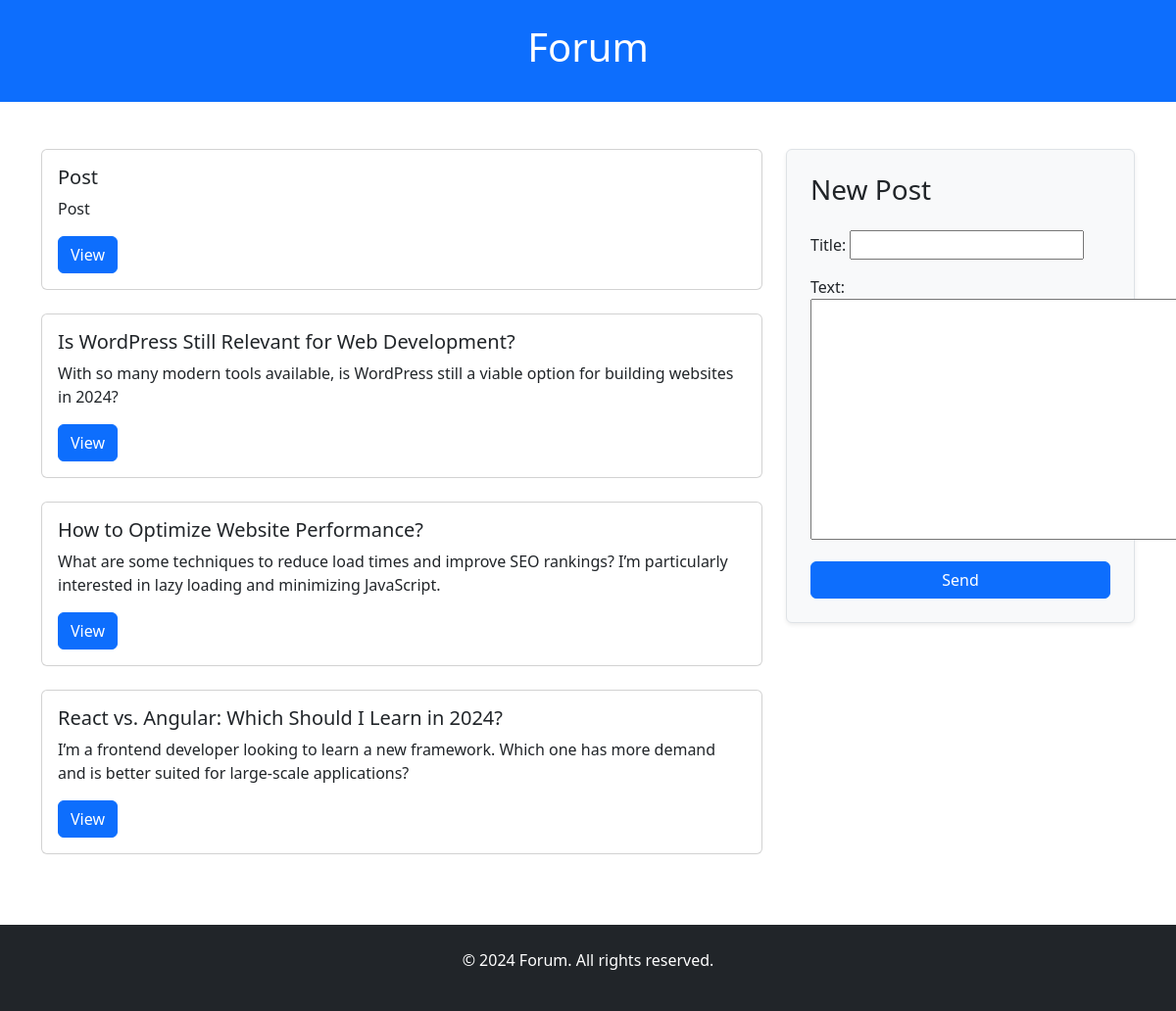
Screenshot of /forum/2/ (signed in) with the database file from the repository.
### forum/models.py (models this page shows, shortened)
class Post(models.Model):
    title = models.CharField(max_length=255)
    text = models.TextField()
    created_at = models.DateTimeField(auto_now_add=True)
    branch = models.ForeignKey(Branch, on_delete=models.CASCADE)
    author = models.ForeignKey(User, on_delete=models.CASCADE)
    views = models.PositiveIntegerField(default=0)

### forum/views.py (the view)
# urls.py: path('<int:branch_id>/', views.show_all_posts, name='posts'),
@login_required
def show_all_posts(request, branch_id):
    if request.method == 'POST':
        form = PostForm(request.POST)
        if form.is_valid():
            post = form.save(commit=False)
            post.author = request.user
            post.branch = Branch.objects.get(id=branch_id)
            post.save()
            return redirect('post', post_id=post.id)
    else:
        form = PostForm()
    branch = Branch.objects.get(id=branch_id)
    posts = Post.objects.filter(branch=branch).order_by('-created_at')
    return render(request, 'forum/list_posts.html', {'posts': posts, 'form': form})

### forum/forms.py
class PostForm(forms.ModelForm):
    class Meta:
        model = Post
        fields = ['title', 'text']

### forum/templates/forum/list_posts.html (shortened to what this page needs)
<!DOCTYPE html>
<html lang="en">
<head>
    <link href="https://cdn.jsdelivr.net/npm/bootstrap@5.3.2/dist/css/bootstrap.min.css" rel="stylesheet">
</head>
<body>
    <header class="bg-primary text-white py-4">
        <div class="container text-center">
            <h1>Forum</h1>
        </div>
    </header>
    <div class="wrapper">
        <main class="container my-5 content">
            <div class="row">
                <div class="col-md-8">
                    <div class="row">
                        {% for post in posts %}
                            <div class="col-md-12 mb-4">
                                <div class="card h-100">
                                    <div class="card-body">
                                        <h5 class="card-title">{{ post.title }}</h5>
                                        <p class="card-text">{{ post.text|truncatewords:30 }}</p>
                                        <a href="{% url 'post' post.id %}" class="btn btn-primary">View</a>
                                    </div>
                                </div>
                            </div>
                        {% endfor %}
                    </div>
                </div>
                <div class="col-md-4">
                    <div class="sticky-form">
                        <form method="post" action="#" class="p-4 border rounded shadow-sm bg-light">
                            <h3 class="mb-4">New Post</h3>
                            {{ form.as_p }}
                            <button type="submit" class="btn btn-primary w-100">Send</button>
                        </form>
                    </div>
                </div>
            </div>
        </main>
        <footer class="bg-dark text-white py-4 mt-auto">
            <div class="container text-center">
                <p>&copy; 2024 Forum. All rights reserved.</p>
            </div>
        </footer>
    </div>
</body>
</html>

### forum/templates/forum/list_posts.html (style rules this page uses)
html, body { height: 100%; margin: 0; }
.wrapper { min-height: 100%; display: flex; flex-direction: column; }
.content { flex: 1; }
.sticky-form { position: sticky; top: 20px; }

### rows the page displays
Post: title "Post", text "Post"
Post: title "Is WordPress Still Relevant for Web Development?", text "With so many modern tools available, is WordPress still a viable option for building websites in 2024?"
Post: title "How to Optimize Website Performance?", text "What are some techniques to reduce load times and improve SEO rankings? I’m particularly interested in lazy loading and minimizing JavaScript."
Post: title "React vs. Angular: Which Should I Learn in 2024?", text "I’m a frontend developer looking to learn a new framework. Which one has more demand and is better suited for large-scale applications?"
